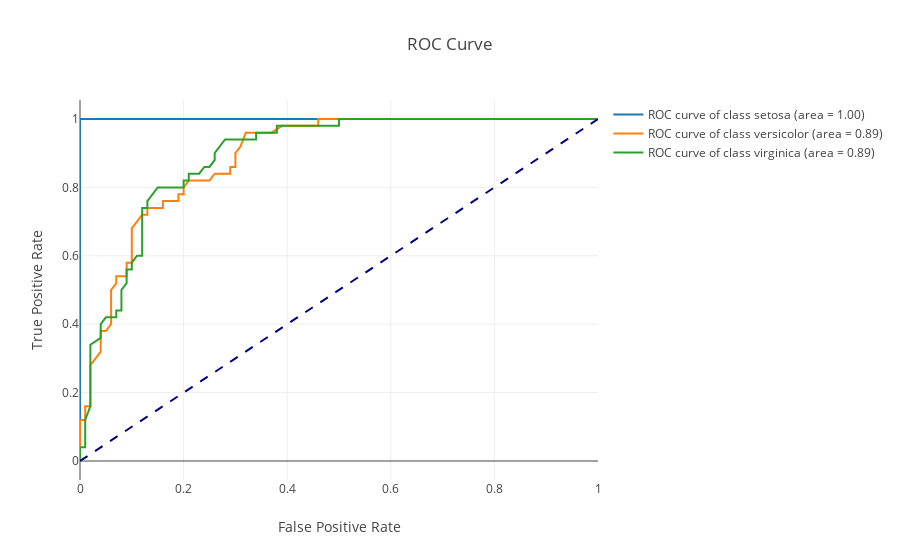

The notebook cell saved with this chart:
### Code cell
plot_handler.plot_roc()

### Figure 1 — Plotly figure (JSON) as saved in the notebook; plotly's stock layout.template omitted (floating-point values rounded to 4 significant figures)
{"data": [{"hoverinfo": "y", "mode": "lines", "name": "ROC curve of class setosa (area = 1.00)", "type": "scatter", "uid": "a862efff-f751-4191-bb98-c04df6d8fe12", "x": [0, 0, 0, 0, 0, 0, 0, 0, 0, 0, 0, 0, 0, 0, 0.06, 0.08, 0.24, 0.28, 0.3, 0.32, 0.38, 0.4, 0.41, 0.43, 0.45, 0.49, 0.55, 0.59, 0.61, 0.64, 0.67, 0.7, 0.72, 0.74, 0.77, 0.79, 0.88, 0.9, 0.94, 0.96, 0.98, 1], "y": [0, 0.02, 0.08, 0.18, 0.34, 0.38, 0.42, 0.44, 0.48, 0.76, 0.84, 0.92, 0.96, 1, 1, 1, 1, 1, 1, 1, 1, 1, 1, 1, 1, 1, 1, 1, 1, 1, 1, 1, 1, 1, 1, 1, 1, 1, 1, 1, 1, 1]}, {"hoverinfo": "y", "mode": "lines", "name": "ROC curve of class versicolor (area = 0.89)", "type": "scatter", "uid": "26ba10cf-30ca-4bb5-b6a1-a3780badc905", "x": [0, 0, 0, 0.01, 0.01, 0.02, 0.02, 0.02, 0.02, 0.04, 0.04, 0.05, 0.06, 0.06, 0.06, 0.07, 0.07, 0.09, 0.09, 0.1, 0.1, 0.1, 0.12, 0.13, 0.13, 0.16, 0.16, 0.17, 0.19, 0.19, 0.2, 0.2, 0.21, 0.25, 0.26, 0.29, 0.29, 0.3, 0.3, 0.31, 0.32, 0.33, 0.35, 0.37, 0.39, 0.46, 0.46, 0.52, 0.54, 0.57, 0.59, 0.6, 0.62, 0.75, 0.77, 0.78, 0.8, 0.81, 0.85, 0.87, 0.91, 0.93, 0.96, 1], "y": [0, 0.04, 0.12, 0.12, 0.16, 0.16, 0.22, 0.26, 0.28, 0.32, 0.38, 0.38, 0.4, 0.44, 0.5, 0.52, 0.54, 0.54, 0.58, 0.58, 0.62, 0.68, 0.72, 0.72, 0.74, 0.74, 0.76, 0.76, 0.76, 0.78, 0.78, 0.8, 0.82, 0.82, 0.84, 0.84, 0.86, 0.86, 0.9, 0.92, 0.96, 0.96, 0.96, 0.96, 0.98, 0.98, 1, 1, 1, 1, 1, 1, 1, 1, 1, 1, 1, 1, 1, 1, 1, 1, 1, 1]}, {"hoverinfo": "y", "mode": "lines", "name": "ROC curve of class virginica (area = 0.89)", "type": "scatter", "uid": "30ec2f75-8801-4d16-a848-26e32c10d375", "x": [0, 0, 0, 0.01, 0.01, 0.02, 0.02, 0.02, 0.02, 0.04, 0.04, 0.05, 0.07, 0.07, 0.08, 0.08, 0.09, 0.09, 0.1, 0.1, 0.11, 0.12, 0.12, 0.12, 0.13, 0.13, 0.15, 0.18, 0.2, 0.2, 0.21, 0.21, 0.23, 0.24, 0.25, 0.26, 0.26, 0.28, 0.31, 0.33, 0.34, 0.34, 0.36, 0.38, 0.38, 0.42, 0.44, 0.5, 0.5, 0.55, 0.57, 0.58, 0.6, 0.62, 0.64, 0.76, 0.78, 0.81, 0.87, 0.88, 0.92, 0.97, 1], "y": [0, 0.02, 0.04, 0.04, 0.12, 0.16, 0.24, 0.28, 0.34, 0.36, 0.4, 0.42, 0.42, 0.44, 0.44, 0.5, 0.52, 0.56, 0.56, 0.58, 0.6, 0.6, 0.64, 0.74, 0.74, 0.76, 0.8, 0.8, 0.8, 0.82, 0.82, 0.84, 0.84, 0.86, 0.86, 0.88, 0.9, 0.94, 0.94, 0.94, 0.94, 0.96, 0.96, 0.96, 0.98, 0.98, 0.98, 0.98, 1, 1, 1, 1, 1, 1, 1, 1, 1, 1, 1, 1, 1, 1, 1]}, {"hoverinfo": "skip", "line": {"color": "navy", "dash": "dash"}, "mode": "lines", "showlegend": false, "type": "scatter", "uid": "60991a7f-ff0b-4fa0-bffa-41e34b01a16e", "x": [0, 1], "y": [0, 1]}], "layout": {"autosize": true, "title": {"text": "ROC Curve"}, "xaxis": {"autorange": true, "range": [0, 1], "title": {"text": "False Positive Rate"}, "type": "linear"}, "yaxis": {"autorange": true, "range": [-0.05556, 1.056], "title": {"text": "True Positive Rate"}, "type": "linear"}}}
